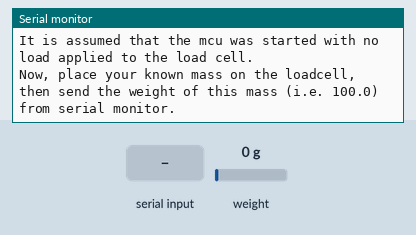
Simulated run of this sketch. Board: Arduino Nano, built with avr-gcc and run on an emulated ATmega328P. Parts: the last lines printed to the serial monitor. Inputs (shaded band) come from the test bench; at power-on: weight on the scale 0 g.

Above: at 3.2 s.
3.3 s: "90,45\n" received over Serial
At 3.86 s:
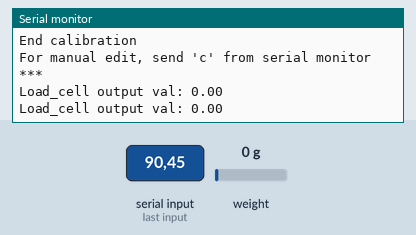
4.8 s: "t90\n" received over Serial
At 4.93 s:
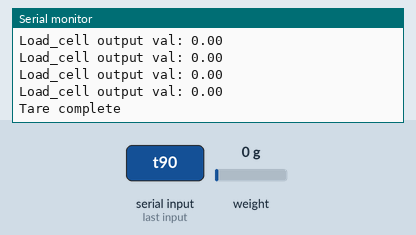
6.3 s: "c90\n" received over Serial
7.8 s: weight on the scale set to 100 g
At 7.88 s:
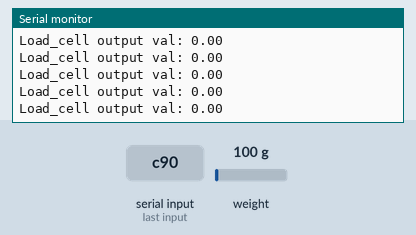
9.3 s: weight on the scale set to 1250 g
At 9.39 s:
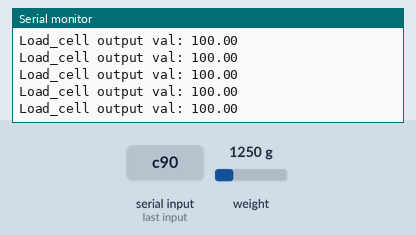
Timing chart, 0 to 11.8 s (numbered marks = the images above; inputs shaded):
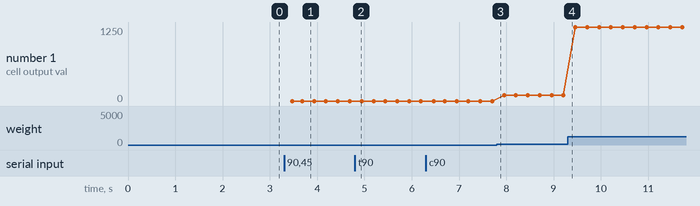

The sketch:

loadcell_calibration.ino
```cpp
//-------------------------------------------------------------------------------------
// HX711_ADC.h
// Arduino master library for HX711 24-Bit Analog-to-Digital Converter for Weigh Scales
// Olav Kallhovd sept2017
// Tested with      : HX711 asian module on channel A and YZC-133 3kg load cell
// Tested with MCU  : Arduino Nano, ESP8266
//-------------------------------------------------------------------------------------
// This is an example sketch on how to use this library
// Settling time (number of samples) and data filtering can be adjusted in the config.h file

// This example shows how to calibrate the load cell and optionally save the calibration
// value to EEPROM, and also how to change the value.
// The value can later be fetched from EEPROM in your project sketch.

#include <HX711_ADC.h>

//HX711 constructor (dout pin, sck pin):
HX711_ADC LoadCell(4, 5);

int eepromAdress = 0;

long t;

void calibrate() {
  Serial.println("***");
  Serial.println("Start calibration:");
  Serial.println("It is assumed that the mcu was started with no load applied to the load cell.");
  Serial.println("Now, place your known mass on the loadcell,");
  Serial.println("then send the weight of this mass (i.e. 100.0) from serial monitor.");
  float m = 0;
  boolean f = 0;
  while (f == 0) {
    LoadCell.update();
    if (Serial.available() > 0) {
      m = Serial.parseFloat();
      if (m != 0) {
        Serial.print("Known mass is: ");
        Serial.println(m);
        f = 1;
      }
      else {
        Serial.println("Invalid value");
      }
    }
  }
  float c = LoadCell.getData() / m;
  LoadCell.setCalFactor(c);
  Serial.print("Calculated calibration value is: ");
  Serial.print(c);
  Serial.println(", use this in your project sketch");
  f = 0;
  Serial.println("End calibration");
  Serial.println("For manual edit, send 'c' from serial monitor");
  Serial.println("***");
}

void changeSavedCalFactor() {
  float c = LoadCell.getCalFactor();
  boolean f = 0;
  Serial.println("***");
  Serial.print("Current value is: ");
  Serial.println(c);
  Serial.println("Now, send the new value from serial monitor, i.e. 696.0");
  while (f == 0) {
    if (Serial.available() > 0) {
      c = Serial.parseFloat();
      if (c != 0) {
        Serial.print("New calibration value is: ");
        Serial.println(c);
        LoadCell.setCalFactor(c);
        f = 1;
      }
      else {
        Serial.println("Invalid value, exit");
        return;
      }
    }
  }
  Serial.println("End change calibration value");
  Serial.println("***");
}

void setup() {
  Serial.begin(9600); delay(10);
  Serial.println();
  Serial.println("Starting...");
  LoadCell.begin();
  long stabilisingtime = 2000; // tare preciscion can be improved by adding a few seconds of stabilising time
  LoadCell.start(stabilisingtime);
  if (LoadCell.getTareTimeoutFlag()) {
    Serial.println("Tare timeout, check MCU>HX711 wiring and pin designations");
  }
  else {
    LoadCell.setCalFactor(1.0); // user set calibration value (float)
    Serial.println("Startup + tare is complete");
  }
  while (!LoadCell.update());
  calibrate();
}
void loop() {
  //update() should be called at least as often as HX711 sample rate; >10Hz@10SPS, >80Hz@80SPS
  //longer delay in sketch will reduce effective sample rate (be carefull with delay() in the loop)
  LoadCell.update();

  //get smoothed value from the data set
  if (millis() > t + 250) {
    float i = LoadCell.getData();
    Serial.print("Load_cell output val: ");
    Serial.println(i);
    t = millis();
  }

  //receive from serial terminal
  if (Serial.available() > 0) {
    float i;
    char inByte = Serial.read();
    if (inByte == 't') LoadCell.tareNoDelay();
    else if (inByte == 'c') changeSavedCalFactor();
  }

  //check if last tare operation is complete
  if (LoadCell.getTareStatus() == true) {
    Serial.println("Tare complete");
  }

}
```

Measured:
- after the input at 3.3 s, the serial monitor: prints a new line at once (image 1)
- after the input at 4.8 s, the serial monitor: prints a new line at once (image 2)
- plotted number 1: 0 → 100 after the input at 7.8 s, 100 → 1250 after the input at 9.3 s
